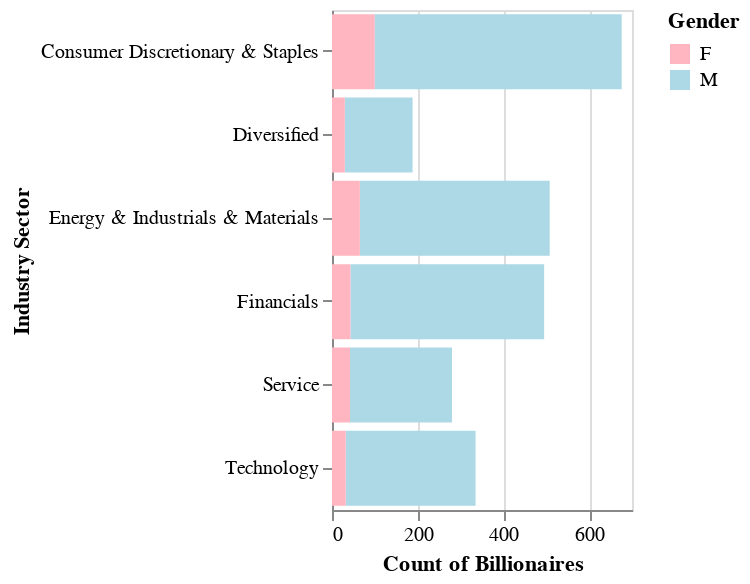

Notebook cell for this chart:
### Code cell
gender_range = ['lightpink', 'lightblue']

# cdf = wdf_og.loc[wdf_og.Continent == 'Asia']

barplot = alt.Chart(wdf_og).mark_bar().encode(
    y=alt.Y('industry_sector', title="Industry Sector"),
    x=alt.X('count()', title="Count of Billionaires"),
    color=alt.Color('gender', scale=alt.Scale(domain = ['F', 'M'], range=gender_range), legend=alt.Legend(title="Gender")),
).transform_filter(
    'isValid(datum.gender)'
).properties(
    width=150,
    height=250
)
barplot

### Figure 1 — Vega-Lite specification as saved in the notebook (floating-point values rounded to 4 significant figures; data arrays with more than 128 entries replaced by an {"elided": "..."} marker saying what was removed)
{"config": {"view": {"continuousWidth": 300, "continuousHeight": 300}}, "data": {"name": "data-2a6c58ea305ec371c7b93f834e6e0981"}, "mark": {"type": "bar"}, "encoding": {"color": {"field": "gender", "legend": {"title": "Gender"}, "scale": {"domain": ["F", "M"], "range": ["lightpink", "lightblue"]}, "type": "nominal"}, "x": {"aggregate": "count", "title": "Count of Billionaires", "type": "quantitative"}, "y": {"field": "industry_sector", "title": "Industry Sector", "type": "nominal"}}, "height": 250, "transform": [{"filter": "isValid(datum.gender)"}], "width": 150, "$schema": "https://vega.github.io/schema/vega-lite/v5.14.1.json", "datasets": {"data-2a6c58ea305ec371c7b93f834e6e0981": {"elided": "2602 records"}}}
